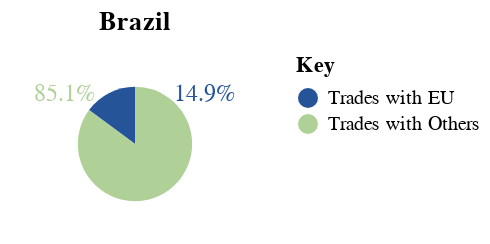

The notebook cell saved with this chart:
### Code cell
my_altair.get_altaire_multi_charts_for_EU()

### Figure 1 — Vega-Lite specification as saved in the notebook (floating-point values rounded to 4 significant figures; data arrays with more than 128 entries replaced by an {"elided": "..."} marker saying what was removed)
{"config": {"view": {"continuousWidth": 400, "continuousHeight": 300}, "title": {"baseline": "line-top", "dy": -5}}, "hconcat": [{"layer": [{"mark": {"type": "arc", "outerRadius": 28.57}, "encoding": {"color": {"field": "isEuPartner", "legend": {"title": "Key"}, "scale": {"domain": ["Trades with EU", "Trades with Others"], "range": ["#265499", "#AFD097"]}, "type": "nominal"}, "theta": {"field": "total_trade", "type": "quantitative"}, "tooltip": {"field": "total_trade", "format": "$,.0f", "type": "quantitative"}}, "selection": {"Year": {"type": "single", "bind": {"input": "range", "max": 2020, "min": 2014, "step": 1}, "fields": ["Year"], "init": {"Year": 2020}}}, "transform": [{"filter": {"equal": "Brazil", "field": "Country"}}]}, {"mark": {"type": "text", "radius": 43.33, "size": 12}, "encoding": {"color": {"field": "isEuPartner", "legend": {"title": "Key"}, "scale": {"domain": ["Trades with EU", "Trades with Others"], "range": ["#265499", "#AFD097"]}, "type": "nominal"}, "text": {"field": "PercentOfTotal", "format": ".1%", "type": "quantitative"}, "theta": {"field": "total_trade", "type": "quantitative"}, "tooltip": {"field": "total_trade", "format": "$,.0f", "type": "quantitative"}}, "transform": [{"calculate": "datum.total_trade / datum.total_toWorld_trade", "as": "PercentOfTotal"}, {"filter": {"equal": "Brazil", "field": "Country"}}]}], "height": 90.0, "title": "Brazil", "transform": [{"filter": {"selection": "Year"}}], "width": 125.0}], "data": {"name": "data-f9b2fb3ad67651ced4eef4e994fcb7d3"}, "$schema": "https://vega.github.io/schema/vega-lite/v4.17.0.json", "datasets": {"data-f9b2fb3ad67651ced4eef4e994fcb7d3": {"elided": "280 records"}}}
